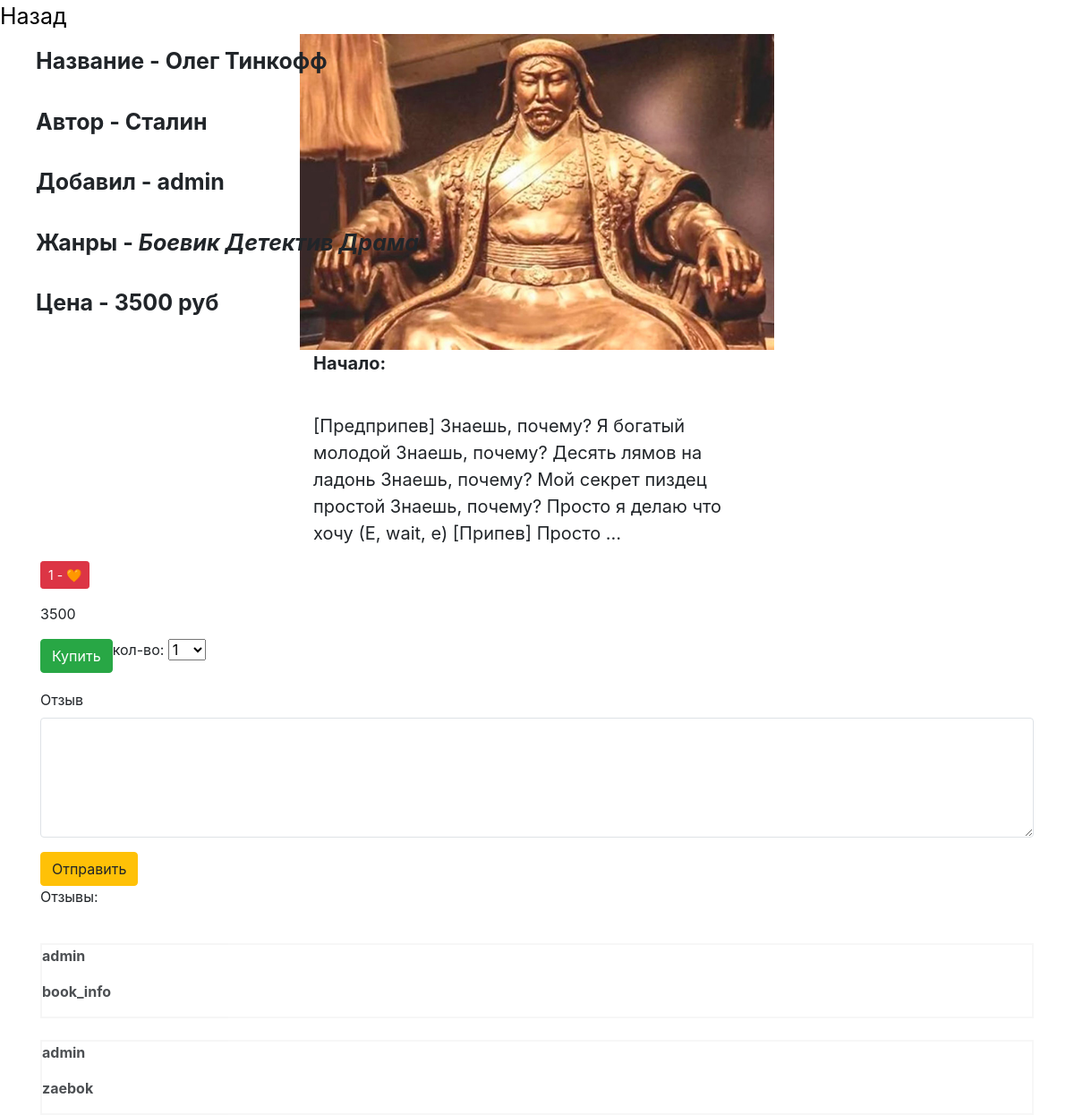
/book/5 (signed in), run on the app's committed database.
### bookapp/models.py (models this page shows, shortened)
class BookModel(models.Model):
    title = models.CharField(max_length=100, verbose_name='Название')
    creator = models.CharField(max_length=100, verbose_name='creator', null=True)
    author = models.CharField(max_length=100, verbose_name='автор')
    contentbook = models.TextField(verbose_name='Содержание')
    picture = models.ImageField(upload_to='images/', verbose_name='Обложка')
    price = models.IntegerField(null=True, verbose_name='Цена')     # Лучше использовать DecimalField
    likes = models.ManyToManyField(User, related_name='book_post', verbose_name='лайкнули')
    genres = models.ManyToManyField(Genre, verbose_name='жанры')
    def total_likes(self):
        return self.likes.count()
    class Meta:
        ordering = ('title',)
        verbose_name = 'Книга'
        verbose_name_plural = 'Книги'

class Genre(models.Model):
    name = models.CharField('Имя', max_length=100)
    slug = models.SlugField(max_length=100, unique=True, null=True)
    class Meta:
        ordering = ('name',)
        verbose_name = "Жанр"
        verbose_name_plural = "Жанры"

class Reviews(models.Model):
    text = models.TextField('Отзыв', max_length=3400)
    parent = models.ForeignKey('self', verbose_name='Родитель', on_delete=models.SET_NULL, null=True, blank=True)
    book = models.ForeignKey(BookModel, verbose_name='книга', on_delete=models.CASCADE)
    user = models.ForeignKey(User, on_delete=models.CASCADE, blank=True, null=True)
    class Meta:
        verbose_name = 'Отзыв'
        verbose_name_plural = 'Отзывы'

### bookapp/views.py (the view)
# urls.py: path('book/<int:id>', MoreInfoView.as_view(), name='more_info'),
class MoreInfoView(View):
    def get(self, request, id):
        book_cart = get_object_or_404(BookModel, id=id)
        book_info = BookModel.objects.filter(id=id).first()
        cart_book_form = CardAddBookForm()
        stuff = get_object_or_404(BookModel, id=self.kwargs['id'])
        total_likes = stuff.total_likes()
        return render(request, 'bookapp/more_info.html', context={
            'id': id,
            'book_info': book_info,
            'book': BookModel.objects.all(),
            'total_likes': total_likes,
            'book_cart': book_cart,
            'cart_book_form': cart_book_form
        })

### cart/forms.py
class CardAddBookForm(forms.Form):
    quantity = forms.TypedChoiceField(label='кол-во' ,choices=PRODUCT_QUANTITY_CHOICES, coerce=int)
    update = forms.BooleanField(required=False,
                                initial=False,
                                widget=forms.HiddenInput)

### cart/context_processors.py (called while the page is built)
def cart(request):
    return {'cart': Cart(request)}

### bookapp/templates/bookapp/more_info.html (shortened to what this page needs)
{% extends 'bookapp/base.html' %}
{% load static %}
{% load crispy_forms_tags %}
{% block content %}
<link rel="stylesheet" href="{% static 'bookapp/additional_info.css' %}">
<body style="background-color: white; position: relative">
    <a href="{% url 'allbook' %}" style="color: black; font-size: 25px;">Назад</a>
    <main class="container">
        <p class="image_more"><img style="width: 530px; height: auto" src="{{ book_info.picture.url }}"  alt=""></p>
        <strong><p class="content">Начало:</p><br></strong>
        <p class="content">{{ book_info.contentbook|truncatewords:30 }}</p>
        <ul id="list_css" class="text-wrap">
            <li>Название - {{ book_info.title }}</li>
            <li>Автор - {{ book_info.author }}</li>
            <li>Добавил - {{ book_info.creator }}</li>
            <li>Жанры -
                {% for genre in book_info.genres.all %}
                    <i>{{ genre.name }}</i>
                {% endfor %}</li>
            <li>Цена - {{ book_info.price }} руб</li>
        </ul>
        {% if not request.user.is_authenticated %}
            <p> Чтобы взамодействовать с книгой нужно авторизироваться </p>
        {% else %}
        <form action="{% url 'like_book' id %}" method='POST'>
            <p>
                <button style="" type="submit" id='heart' name="book_id" value="{{ book.id }}" class="btn btn-danger btn-sm">
                    {{ total_likes }} - &#x1f9e1
                </button>
            </p>
        </form>
        <p class="price">{{ book_cart.price }}</p>
        <form action="{% url 'cart:cart_add' book_cart.id %}" method="post">
            {{ cart_book_form }}
            <button class="btn btn-success" id='buy' style="float: left" type="submit">Купить</button>
        </form>
        <form action="{% url 'review' id %}" method="post" class="mt-4">
                        <div class="form-group">
                            <label for="contactcomment" class="editContent">
                                 Отзыв
                            </label>
                            <textarea class="form-control border" rows="5" name="text"
                                      id="contactcomment" required=""></textarea>
                        </div>
                        <button type="submit" class="btn btn-warning">
                            Отправить
                        </button>
                      {% endif %}<br>
            <p>Отзывы:</p>
            {% for review in book_info.reviews_set.all %} <br>
            <div id="review">
                <p style="font-weight: bold">{{ review.user }}</p>
                <p style="font-weight: bold">{{ review.text }}</p>
            </div>
            {% endfor %}
        </form>
    </main>
</body>
{% endblock %}

### bookapp/static/bookapp/additional_info.css (style rules this page uses)
#list_css { text-align: left; font-size: 25px; z-index: 1; list-style-type: none; font-weight: bold; position: absolute; top: 35px; left: 0; }
li { padding: 15px; padding-left: 0; }
.content { margin-left: auto; margin-right: auto; width: 500px; font-size: 20px; }
.image_more { text-align: center; margin: 0; z-index: 0; padding: 0; transition: all .3s ease; }
#review { border: 2px whitesmoke solid; opacity: 0.8; }

### data on the page
BookModel: picture (picture), contentbook "[Предприпев] Знаешь, почему? Я богатый молодой Знаешь, почему? Десять лямов на ладонь Знаешь, почему? Мой секрет пиздец простой Знаешь, почему? Просто я делаю что хочу (Е, wait, е) [Припев] Просто …", title "Олег Тинкофф", author "Сталин", creator "admin", price "3500"
Genre: name "Боевик"
Genre: name "Детектив"
Genre: name "Драма"
Reviews: user "admin", text "book_info"
Reviews: user "admin", text "zaebok"

### other printed values
{{ total_likes }} "1"
